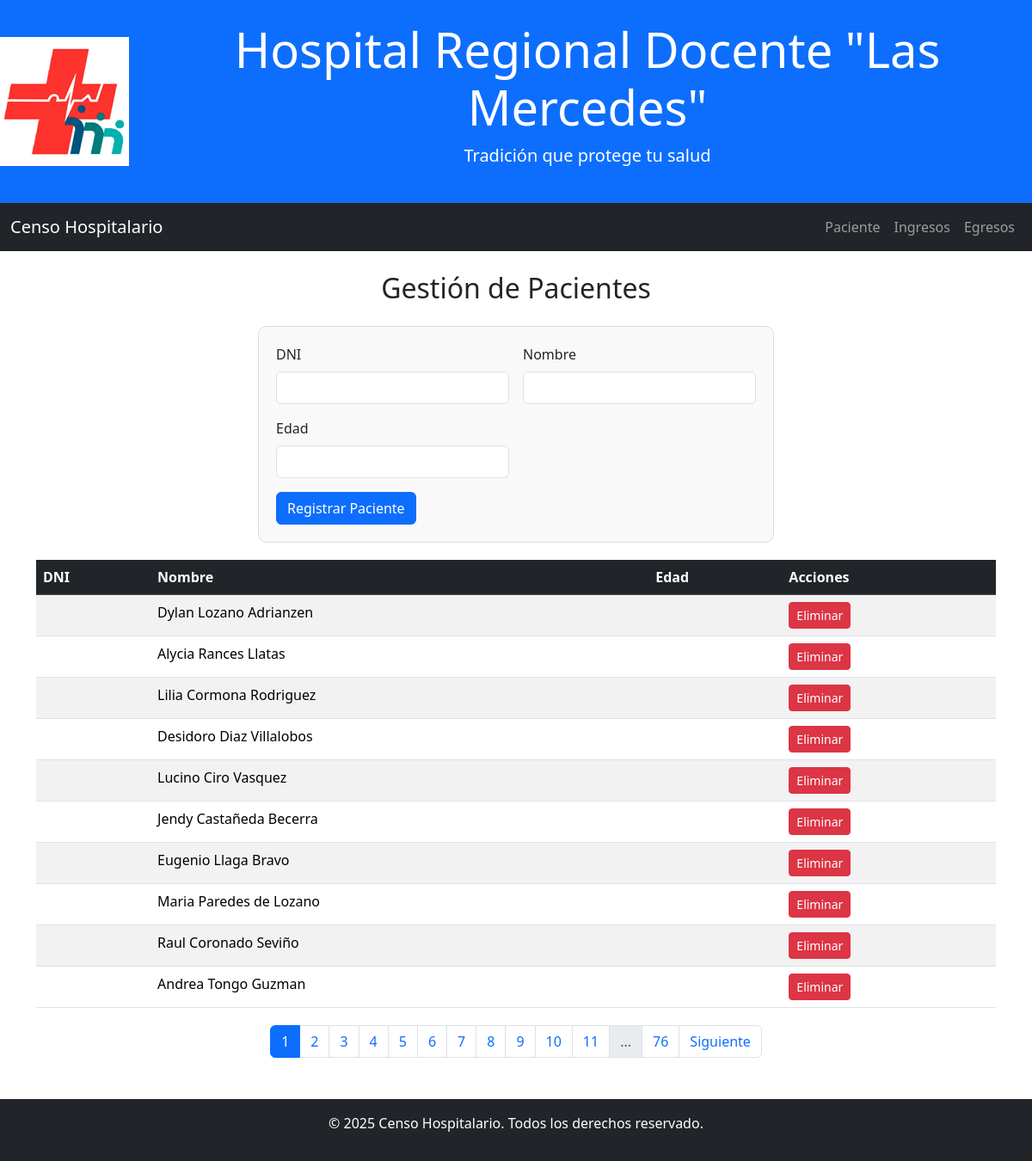
/pages/paciente.php, run on an earlier commit of the app's database.
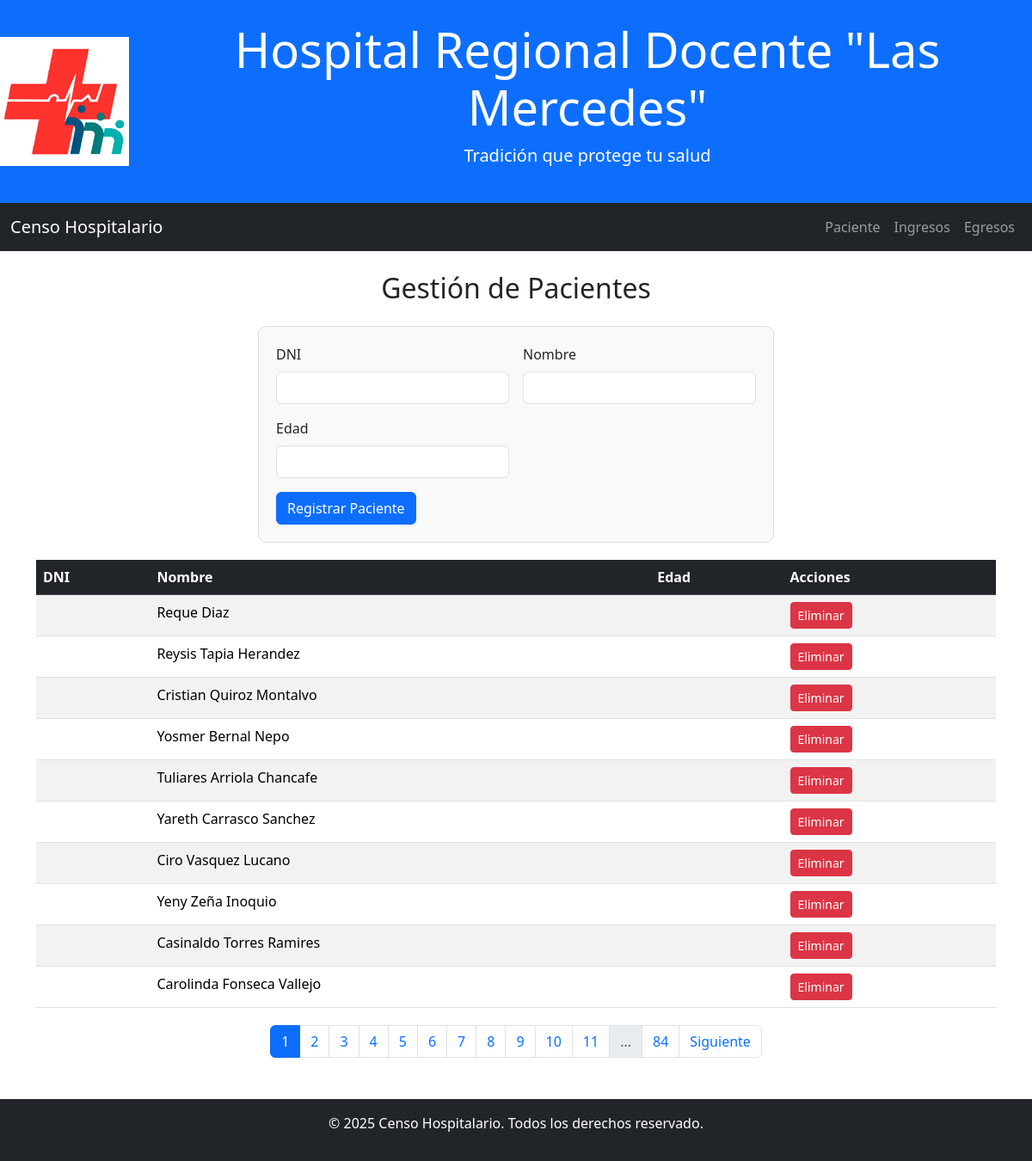
And on a later commit of the database.
### tables this page shows
CREATE TABLE `paciente` (
  `id` bigint(20) UNSIGNED NOT NULL,
  `dni` int(11) DEFAULT NULL,
  `nombre` varchar(100) NOT NULL,
  `edad` int(11) DEFAULT NULL
);

### pages/paciente.php (the view, shortened to what the changed rows need)
<!DOCTYPE html>
<html lang="es">
<head>
    <link href="https://cdn.jsdelivr.net/npm/bootstrap@5.3.3/dist/css/bootstrap.min.css"
        rel="stylesheet"
>
    <link rel="stylesheet" href="../css/estilos.css">
</head>
<body>
    <header class="bg-primary text-white text-center py-4 d-flex align-items-center justify-content-center">
        <div>
            <h1 class="display-4">Hospital Regional Docente "Las Mercedes"</h1>
        </div>
    </header>
    <div class="container mt-4">
        <h2 class="text-center mb-4">Gestión de Pacientes</h2>
        <div class="table-container">
            <?php
            include '../includes/db.php';
            $page = isset($_GET['page']) ? (int)$_GET['page'] : 1;
            $perPage = 10;
            $offset = ($page - 1) * $perPage;
            $result = $conn->query("SELECT * FROM paciente ORDER BY id DESC LIMIT $perPage OFFSET $offset");
            if ($result->rowCount() > 0) {
                echo "<table class='table table-striped table-hover'>
                        <thead class='table-dark'>
                            <tr>
                                <th>DNI</th>
                                <th>Nombre</th>
                                <th>Edad</th>
                                <th>Acciones</th>
                            </tr>
                        </thead>
                        <tbody>";
                while ($row = $result->fetch(PDO::FETCH_ASSOC)) {
                    echo "<tr>
                            <td>" . $row["dni"] . "</td>
                            <td>" . $row["nombre"] . "</td>
                            <td>" . $row["edad"] . "</td>
                            <td>
                                <form action='../js/eliminar_paciente.php' method='POST' style='display:inline;'>
                                    <input type='hidden' name='nombre' value='" . htmlspecialchars($row["nombre"]) . "'>
                                    <button class='btn btn-danger btn-sm' type='submit'
                                    onclick='return confirm(\"¿Estás seguro de eliminar este paciente?\");'>Eliminar</button>
                                </form>
                            </td>
                          </tr>";
                }
                echo "</tbody></table>";
                $totalRows = $conn->query("SELECT COUNT(*) FROM paciente")->fetchColumn();
                $totalPages = ceil($totalRows / $perPage);
                $pagesToShow = 10;
                echo "<nav aria-label='Page navigation'>
                        <ul class='pagination justify-content-center'>";
                $startPage = max(1, $page - $pagesToShow);
                $endPage = min($totalPages, $page + $pagesToShow);
                for ($i = $startPage; $i <= $endPage; $i++) {
                    $active = ($page == $i) ? 'active' : '';
                    echo "<li class='page-item $active'><a class='page-link' href='?page=$i'>$i</a></li>";
                }
                if ($page < $totalPages - $pagesToShow) {
                    if ($page < $totalPages - $pagesToShow - 1) {
                        echo "<li class='page-item disabled'><span class='page-link'>...</span></li>";
                    }
                    echo "<li class='page-item'><a class='page-link' href='?page=$totalPages'>$totalPages</a></li>";
                }
                echo "</ul></nav>";
            } else {
                echo "<div class='alert alert-info'>No hay pacientes registrados.</div>";
            }
            ?>
        </div>
    </div>
</body>
</html>

What changed in the data, as far as the page shows it:
no longer on this page (row unchanged): paciente: nombre "Dylan Lozano Adrianzen"
no longer on this page (row unchanged): paciente: nombre "Alycia Rances Llatas"
no longer on this page (row unchanged): paciente: nombre "Lilia Cormona Rodriguez"
no longer on this page (row unchanged): paciente: nombre "Desidoro Diaz Villalobos"
no longer on this page (row unchanged): paciente: nombre "Lucino Ciro Vasquez"
no longer on this page (row unchanged): paciente: nombre "Jendy Castañeda Becerra"
no longer on this page (row unchanged): paciente: nombre "Eugenio Llaga Bravo"
no longer on this page (row unchanged): paciente: nombre "Maria Paredes de Lozano"
no longer on this page (row unchanged): paciente: nombre "Raul Coronado Seviño"
no longer on this page (row unchanged): paciente: nombre "Andrea Tongo Guzman"
added paciente: nombre "Reque Diaz"
added paciente: nombre "Reysis Tapia Herandez"
added paciente: nombre "Cristian Quiroz Montalvo"
added paciente: nombre "Yosmer Bernal Nepo"
added paciente: nombre "Tuliares Arriola Chancafe"
added paciente: nombre "Yareth Carrasco Sanchez"
added paciente: nombre "Ciro Vasquez Lucano"
added paciente: nombre "Yeny Zeña Inoquio"
added paciente: nombre "Casinaldo Torres Ramires"
added paciente: nombre "Carolinda Fonseca Vallejo"
Also different on the page:
$totalPages: "76" → "84"
